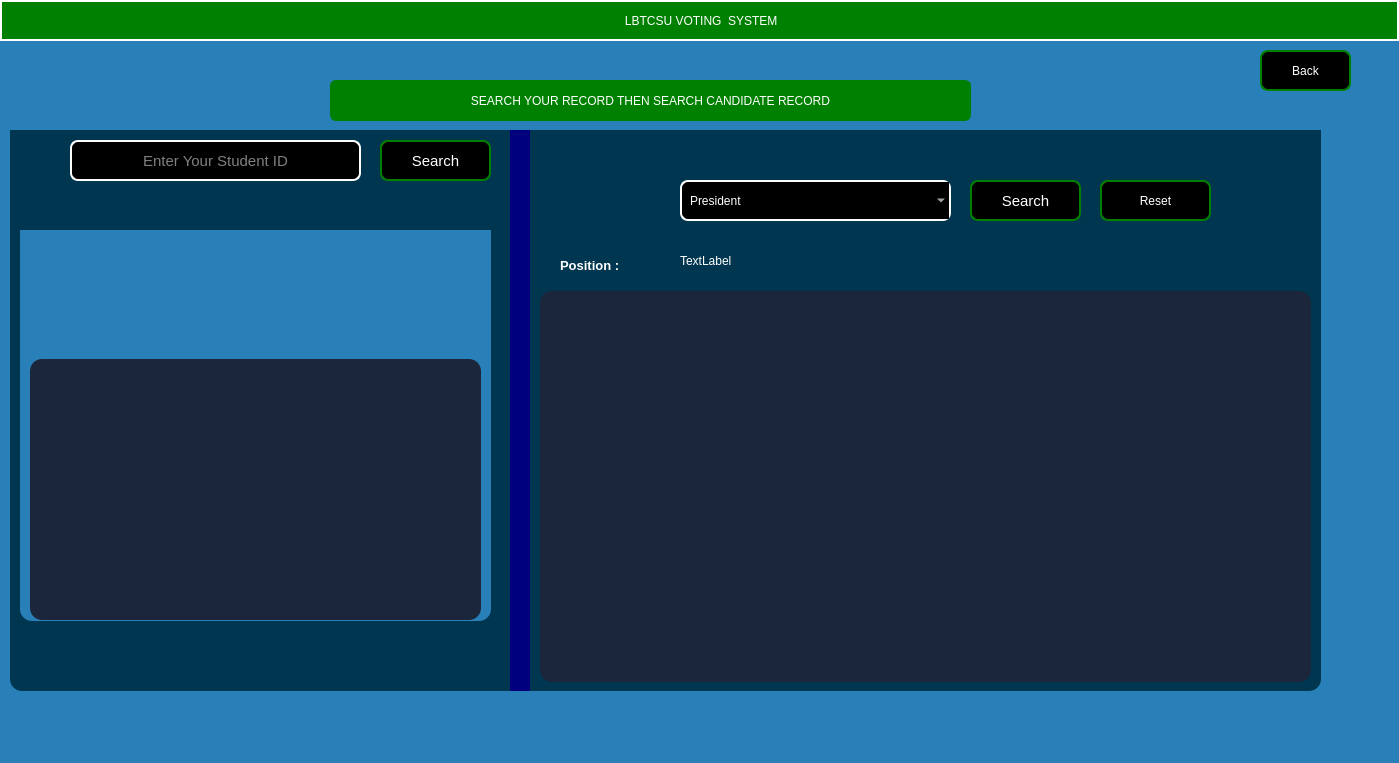
<?xml version="1.0" encoding="UTF-8"?>
<ui version="4.0">
 <class>CastVote</class>
 <widget class="QDialog" name="CastVote">
  <property name="geometry">
   <rect>
    <x>0</x>
    <y>0</y>
    <width>1399</width>
    <height>763</height>
   </rect>
  </property>
  <property name="windowTitle">
   <string>Dialog</string>
  </property>
  <property name="styleSheet">
   <string notr="true">background-color: #2980b9;</string>
  </property>
  <widget class="QFrame" name="BackgroundFrame">
   <property name="geometry">
    <rect>
     <x>10</x>
     <y>130</y>
     <width>1311</width>
     <height>561</height>
    </rect>
   </property>
   <property name="styleSheet">
    <string notr="true">QFrame{
    background-color: rgb(0, 54, 79); 
    border-top-left-radius: 0px;
    border-top-right-radius: 0px;
    border-bottom-left-radius: 12px;
    border-bottom-right-radius: 12px;
    color: white;
}
QTableView {
    background-color: #1B263B;
    color: #FFFFFF;
    selection-background-color: #1B98E0;
    gridline-color: #415A77;
    border-top-left-radius: 12px;
    border-top-right-radius: 12px;
    border-bottom-left-radius: 12px;
    border-bottom-right-radius: 12px;
}
QPushButton {
    background-color: #1B98E0;
    color: white;
    border-radius: 6px;
    padding: 6px 12px;
}
QLineEdit {
    background-color: #2E3A59;
    color: white;
	border-radius: 7px;
	border: 1 solid blue;
}
QComboBox {
	background-color: #2E3A59;
    color: white;
	border-radius: 7px;
	border: 1 solid blue;
}</string>
   </property>
   <property name="frameShape">
    <enum>QFrame::Shape::StyledPanel</enum>
   </property>
   <property name="frameShadow">
    <enum>QFrame::Shadow::Raised</enum>
   </property>
   <widget class="QPushButton" name="btn_search_Voter">
    <property name="geometry">
     <rect>
      <x>370</x>
      <y>10</y>
      <width>111</width>
      <height>41</height>
     </rect>
    </property>
    <property name="font">
     <font>
      <pointsize>11</pointsize>
      <italic>false</italic>
      <fontweight>Medium</fontweight>
     </font>
    </property>
    <property name="styleSheet">
     <string notr="true">    
QPushButton{
                    color: rgb(255, 255, 255);
                    border:2px solid green;
                    border-radius: 8px;
                    padding: 0 8px;
                    background-color: rgb(255, 267, 245);
                    font: 500 11pt ;
                   

}

 </string>
    </property>
    <property name="text">
     <string>Search</string>
    </property>
    <property name="checkable">
     <bool>true</bool>
    </property>
   </widget>
   <widget class="QLineEdit" name="txt_Search">
    <property name="geometry">
     <rect>
      <x>60</x>
      <y>10</y>
      <width>291</width>
      <height>41</height>
     </rect>
    </property>
    <property name="font">
     <font>
      <pointsize>11</pointsize>
      <italic>false</italic>
      <fontweight>Medium</fontweight>
     </font>
    </property>
    <property name="styleSheet">
     <string notr="true">    
QLineEdit{
                    color: rgb(255, 255, 255);
                    border:2px solid white;
                    border-radius: 8px;
                    padding: 0 8px;
                    background-color: rgb(255, 267, 245);
                    font: 500 11pt ;
                   

}

 </string>
    </property>
    <property name="alignment">
     <set>Qt::AlignmentFlag::AlignCenter</set>
    </property>
    <property name="placeholderText">
     <string>Enter Your Student ID</string>
    </property>
   </widget>
   <widget class="QComboBox" name="comboBox_Position">
    <property name="geometry">
     <rect>
      <x>670</x>
      <y>50</y>
      <width>271</width>
      <height>41</height>
     </rect>
    </property>
    <property name="styleSheet">
     <string notr="true">    
QComboBox{
                    color: rgb(255, 255, 255);
                    border:2px solid white;
                    border-radius: 8px;
                    padding: 0 8px;
                    background-color: rgb(255, 267, 245);
                    font: 500 11pt ;
                   

}

 </string>
    </property>
    <item>
     <property name="text">
      <string>President</string>
     </property>
    </item>
    <item>
     <property name="text">
      <string>Vice President</string>
     </property>
    </item>
    <item>
     <property name="text">
      <string>General Secretary</string>
     </property>
    </item>
    <item>
     <property name="text">
      <string>Finance Coordinator</string>
     </property>
    </item>
    <item>
     <property name="text">
      <string>Sports Coordinator</string>
     </property>
    </item>
   </widget>
   <widget class="QPushButton" name="btn_Reset">
    <property name="geometry">
     <rect>
      <x>1090</x>
      <y>50</y>
      <width>111</width>
      <height>41</height>
     </rect>
    </property>
    <property name="styleSheet">
     <string notr="true">   
QPushButton{
                    color: rgb(255, 255, 255);
                    border:2px solid green;
                    border-radius: 8px;
                    padding: 0 8px;
                    background-color: rgb(255, 267, 245);
                    font: 500 11pt ;
                   

}

 </string>
    </property>
    <property name="text">
     <string>Reset</string>
    </property>
    <property name="icon">
     <iconset theme="QIcon::ThemeIcon::ViewRestore"/>
    </property>
   </widget>
   <widget class="QFrame" name="VoterDetailFrame">
    <property name="geometry">
     <rect>
      <x>10</x>
      <y>100</y>
      <width>471</width>
      <height>391</height>
     </rect>
    </property>
    <property name="styleSheet">
     <string notr="true">background-color: #2980b9;</string>
    </property>
    <property name="frameShape">
     <enum>QFrame::Shape::StyledPanel</enum>
    </property>
    <property name="frameShadow">
     <enum>QFrame::Shadow::Raised</enum>
    </property>
    <widget class="QLabel" name="image_field">
     <property name="geometry">
      <rect>
       <x>140</x>
       <y>4</y>
       <width>161</width>
       <height>121</height>
      </rect>
     </property>
     <property name="styleSheet">
      <string notr="true">  
 QLabel {
  border:2px solid green;
  border-radius: 10px;
  padding: 8px 8px;
  background: rgb(255, 255, 255);
 
};</string>
     </property>
     <property name="text">
      <string/>
     </property>
    </widget>
    <widget class="QPlainTextEdit" name="plainTextEdit">
     <property name="geometry">
      <rect>
       <x>10</x>
       <y>129</y>
       <width>451</width>
       <height>261</height>
      </rect>
     </property>
     <property name="styleSheet">
      <string notr="true">QPlainTextEdit{

    background-color: #1B263B;
    color: #FFFFFF;
    selection-background-color: #1B98E0;
    gridline-color: #415A77;
    border-top-left-radius: 12px;
    border-top-right-radius: 12px;
    border-bottom-left-radius: 12px;
    border-bottom-right-radius: 12px;


}</string>
     </property>
     <property name="plainText">
      <string/>
     </property>
    </widget>
   </widget>
   <widget class="QPushButton" name="btn_search_Candidet">
    <property name="geometry">
     <rect>
      <x>960</x>
      <y>50</y>
      <width>111</width>
      <height>41</height>
     </rect>
    </property>
    <property name="font">
     <font>
      <pointsize>11</pointsize>
      <italic>false</italic>
      <fontweight>Medium</fontweight>
     </font>
    </property>
    <property name="styleSheet">
     <string notr="true">    
QPushButton{
                    color: rgb(255, 255, 255);
                    border:2px solid green;
                    border-radius: 8px;
                    padding: 0 8px;
                    background-color: rgb(255, 267, 245);
                    font: 500 11pt ;
                   

}

 </string>
    </property>
    <property name="text">
     <string>Search</string>
    </property>
    <property name="checkable">
     <bool>true</bool>
    </property>
   </widget>
   <widget class="Line" name="line">
    <property name="geometry">
     <rect>
      <x>500</x>
      <y>0</y>
      <width>20</width>
      <height>561</height>
     </rect>
    </property>
    <property name="styleSheet">
     <string notr="true">background-color: rgb(0, 0, 127);</string>
    </property>
    <property name="orientation">
     <enum>Qt::Orientation::Vertical</enum>
    </property>
   </widget>
   <widget class="QTableView" name="tableView">
    <property name="geometry">
     <rect>
      <x>530</x>
      <y>161</y>
      <width>771</width>
      <height>391</height>
     </rect>
    </property>
   </widget>
   <widget class="QLabel" name="label">
    <property name="geometry">
     <rect>
      <x>550</x>
      <y>120</y>
      <width>91</width>
      <height>31</height>
     </rect>
    </property>
    <property name="font">
     <font>
      <pointsize>10</pointsize>
      <bold>true</bold>
     </font>
    </property>
    <property name="text">
     <string>Position :</string>
    </property>
   </widget>
   <widget class="QLabel" name="label_2">
    <property name="geometry">
     <rect>
      <x>670</x>
      <y>110</y>
      <width>271</width>
      <height>41</height>
     </rect>
    </property>
    <property name="styleSheet">
     <string notr="true">  
 QLabel {
  border:2px solid green;
  border-radius: 10px;
  padding: 8px 8px;
  background: rgb(255, 255, 255);
 
};</string>
    </property>
    <property name="text">
     <string>TextLabel</string>
    </property>
   </widget>
  </widget>
  <widget class="QPushButton" name="SubHeading">
   <property name="geometry">
    <rect>
     <x>330</x>
     <y>80</y>
     <width>641</width>
     <height>41</height>
    </rect>
   </property>
   <property name="styleSheet">
    <string notr="true">     
QPushButton{
                    color: rgb(255, 255, 255);
                    border:1px solid green;
                    border-radius: 6px;
                    padding: 0 8px;
                    background-color: green;
                    font: 500 11pt ;
                   

}

 </string>
   </property>
   <property name="text">
    <string>SEARCH YOUR RECORD THEN SEARCH CANDIDATE RECORD</string>
   </property>
  </widget>
  <widget class="QPushButton" name="btn_back">
   <property name="geometry">
    <rect>
     <x>1260</x>
     <y>50</y>
     <width>91</width>
     <height>41</height>
    </rect>
   </property>
   <property name="styleSheet">
    <string notr="true">    
QPushButton{
                    color: rgb(255, 255, 255);
                    border:2px solid green;
                    border-radius: 8px;
                    padding: 0 8px;
                    background-color: rgb(255, 267, 245);
                    font: 500 11pt ;
                   

}

 </string>
   </property>
   <property name="text">
    <string>Back</string>
   </property>
   <property name="icon">
    <iconset theme="QIcon::ThemeIcon::GoHome"/>
   </property>
  </widget>
  <widget class="QPushButton" name="Header">
   <property name="geometry">
    <rect>
     <x>0</x>
     <y>0</y>
     <width>1399</width>
     <height>41</height>
    </rect>
   </property>
   <property name="styleSheet">
    <string notr="true">    
QPushButton{
                    color: rgb(255, 255, 255);
                    border:2px solid white;
                    padding: 0 8px;
                    background-color: green;
                    font: 500 11pt ;
                   

}

 </string>
   </property>
   <property name="text">
    <string> LBTCSU VOTING  SYSTEM</string>
   </property>
  </widget>
 </widget>
 <resources/>
 <connections/>
</ui>
